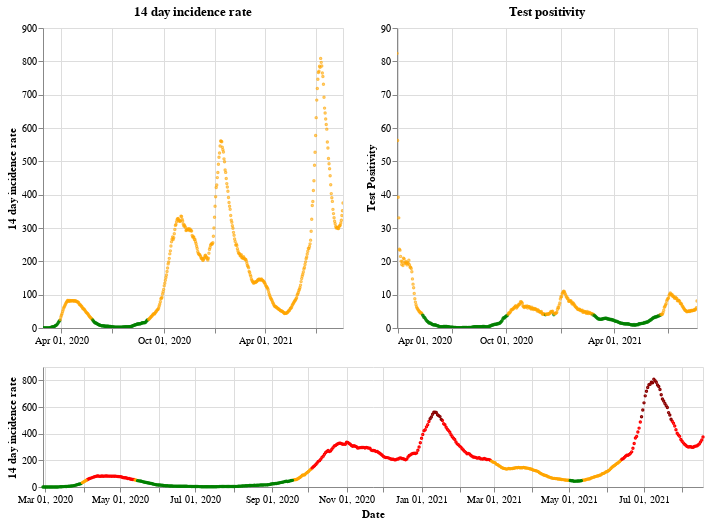

Notebook cell for this chart:
### Markdown cell above
## Scotland

### Code cell
plot_traffic_light('Scotland')

### Figure 1 — Vega-Lite specification as saved in the notebook (floating-point values rounded to 4 significant figures; data arrays with more than 128 entries replaced by an {"elided": "..."} marker saying what was removed)
{"config": {"view": {"continuousWidth": 400, "continuousHeight": 300}}, "vconcat": [{"hconcat": [{"mark": {"type": "point", "size": 2}, "encoding": {"color": {"condition": {"value": "green", "test": "(datum.twoWeeklyCasesRate <= 25)"}, "value": "orange"}, "tooltip": [{"type": "nominal", "field": "areaName"}, {"type": "temporal", "field": "date"}, {"type": "quantitative", "field": "twoWeeklyCasesRate"}, {"type": "quantitative", "field": "testPositivity"}], "x": {"type": "temporal", "axis": {"title": ""}, "field": "date", "scale": {"domain": {"selection": "DateBrush"}}, "timeUnit": "yearmonthdate"}, "y": {"type": "quantitative", "axis": {"title": "14 day incidence rate"}, "field": "twoWeeklyCasesRate"}}, "title": "14 day incidence rate", "width": 300}, {"mark": {"type": "point", "size": 2}, "encoding": {"color": {"condition": {"value": "green", "test": "(datum.testPositivity <= 4)"}, "value": "orange"}, "tooltip": [{"type": "nominal", "field": "areaName"}, {"type": "temporal", "field": "date"}, {"type": "quantitative", "field": "twoWeeklyCasesRate"}, {"type": "quantitative", "field": "testPositivity"}], "x": {"type": "temporal", "axis": {"title": ""}, "field": "date", "scale": {"domain": {"selection": "DateBrush"}}, "timeUnit": "yearmonthdate"}, "y": {"type": "quantitative", "axis": {"title": "Test Positivity"}, "field": "testPositivity"}}, "title": "Test positivity", "width": 300}]}, {"layer": [{"mark": {"type": "point", "size": 2}, "encoding": {"color": {"condition": {"value": "orange", "test": "(((datum.testPositivity < 4) && (datum.twoWeeklyCasesRate >= 50)) && (datum.twoWeeklyCasesRate < 200))"}, "value": "red"}, "opacity": {"condition": {"value": 1, "test": "((datum.twoWeeklyCasesRate >= 50) && (datum.twoWeeklyCasesRate < 500))"}, "value": 0}, "tooltip": [{"type": "nominal", "field": "areaName"}, {"type": "temporal", "field": "date"}, {"type": "quantitative", "field": "twoWeeklyCasesRate"}, {"type": "quantitative", "field": "testPositivity"}], "x": {"type": "temporal", "axis": {"title": "Date"}, "field": "date", "timeUnit": "yearmonthdate"}, "y": {"type": "quantitative", "axis": {"title": "14 day incidence rate"}, "field": "twoWeeklyCasesRate"}}, "selection": {"DateBrush": {"type": "interval", "encodings": ["x"], "fields": ["Time"]}}}, {"mark": {"type": "point", "size": 2}, "encoding": {"color": {"value": "darkred"}, "opacity": {"condition": {"value": 1, "test": "(datum.twoWeeklyCasesRate >= 500)"}, "value": 0}, "tooltip": [{"type": "nominal", "field": "areaName"}, {"type": "temporal", "field": "date"}, {"type": "quantitative", "field": "twoWeeklyCasesRate"}, {"type": "quantitative", "field": "testPositivity"}], "x": {"type": "temporal", "axis": {"title": "Date"}, "field": "date", "timeUnit": "yearmonthdate"}, "y": {"type": "quantitative", "axis": {"title": "14 day incidence rate"}, "field": "twoWeeklyCasesRate"}}}, {"mark": {"type": "point", "size": 2}, "encoding": {"color": {"condition": {"value": "green", "test": "((datum.testPositivity < 4) && (datum.twoWeeklyCasesRate < 50))"}, "value": "orange"}, "opacity": {"condition": {"value": 1, "test": "(datum.twoWeeklyCasesRate < 50)"}, "value": 0}, "tooltip": [{"type": "nominal", "field": "areaName"}, {"type": "temporal", "field": "date"}, {"type": "quantitative", "field": "twoWeeklyCasesRate"}, {"type": "quantitative", "field": "testPositivity"}], "x": {"type": "temporal", "axis": {"title": "Date"}, "field": "date", "timeUnit": "yearmonthdate"}, "y": {"type": "quantitative", "axis": {"title": "14 day incidence rate"}, "field": "twoWeeklyCasesRate"}}}], "height": 120, "width": 660}], "data": {"name": "data-93886cb13f30764ec18055fe7eacd720"}, "$schema": "https://vega.github.io/schema/vega-lite/v4.8.1.json", "datasets": {"data-93886cb13f30764ec18055fe7eacd720": {"elided": "538 records"}}}
